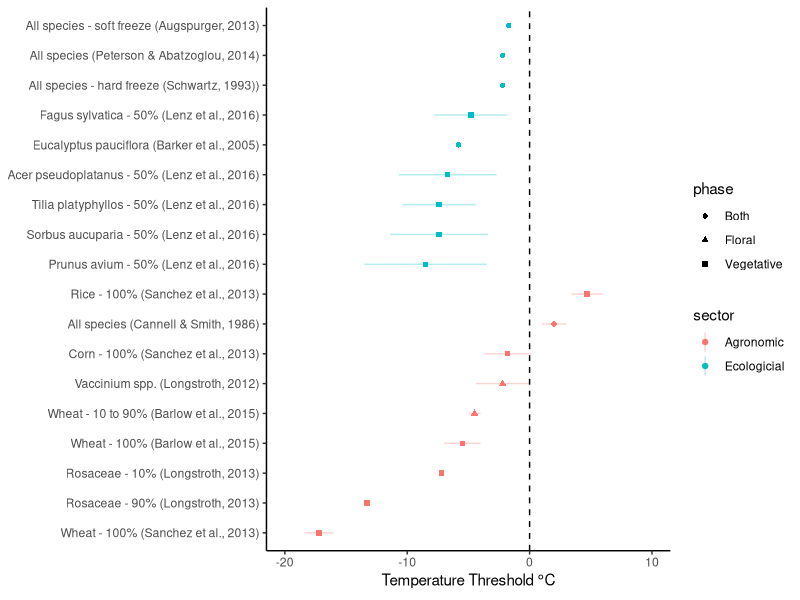

R code for this plot:
## Updating format of Temperature Table

## 30 October 2017
## Attempt to create a timeline chart
# Using John O'Keefe's Data!!

# Clear workspace
rm(list=ls()) # remove everything currently held in the R memory
options(stringsAsFactors=FALSE)
graphics.off()

# Load libraries
library(dplyr)
library(tidyr)
library(ggplot2)

## Let's make the data...
d<- data.frame(study=c("Sorbus aucuparia - 50% (Lenz et al., 2016)", "Prunus avium - 50% (Lenz et al., 2016)", "Tilia platyphyllos - 50% (Lenz et al., 2016)", 
                       "Acer pseudoplatanus - 50% (Lenz et al., 2016)", "Fagus sylvatica - 50% (Lenz et al., 2016)", "All species - hard freeze (Schwartz, 1993))", 
                       "All species - soft freeze (Augspurger, 2013)", "Eucalyptus pauciflora (Barker et al., 2005)", "All species (Peterson & Abatzoglou, 2014)",
                       "All species (Cannell & Smith, 1986)", "Vaccinium spp. (Longstroth, 2012)", "Rosaceae - 10% (Longstroth, 2013)", "Rosaceae - 90% (Longstroth, 2013)",
                       "Wheat - 10 to 90% (Barlow et al., 2015)", "Wheat - 100% (Barlow et al., 2015)", "Rice - 100% (Sanchez et al., 2013)", "Corn - 100% (Sanchez et al., 2013)", "Wheat - 100% (Sanchez et al., 2013)"), 
               phase=c("Vegetative", "Vegetative", "Vegetative", "Vegetative", "Vegetative", "Both", "Both", "Both", "Both", "Both",
                       "Floral", "Vegetative", "Vegetative", "Floral", "Vegetative", "Vegetative", "Vegetative", "Vegetative"),
               sector=c("Ecologicial", "Ecologicial", "Ecologicial", "Ecologicial", "Ecologicial", "Ecologicial",
                        "Ecologicial", "Ecologicial", "Ecologicial", "Agronomic", "Agronomic", "Agronomic", "Agronomic",
                        "Agronomic", "Agronomic", "Agronomic", "Agronomic", "Agronomic"),
               temperature=c(-7.4, -8.5, -7.4, -6.7, -4.8, -2.2, -1.7, -5.8, -2.2, 2, -2.2, -7.2, -13.3, -4.5,
                             -5.5, 4.7, -1.8, -17.2),
               sd=c(4, 5, 3, 4, 3, 0, 0, 0, 0, 1, 2.2, 0, 0, 0.5, 1.5, 1.3, 1.9, 1.2))

d$alph<-ifelse(d$sector=="Agronomic", 1, 2)
d$dataset<-reorder(d$study, d$alph)
d$dataset <- factor(d$dataset, levels = d$dataset[order(d$sector, d$temperature)])
my.xlab = expression(paste("Temperature Threshold ", degree,"C"))
ggplot(d, aes(x=dataset, y=temperature)) + 
         geom_linerange(aes(ymin=temperature-sd, ymax=temperature+sd, color=sector), alpha=0.3) + 
         geom_point(aes(shape=phase, color=sector)) + ylab(my.xlab) + theme(axis.title.y=element_blank()) +
  geom_hline(yintercept=0, linetype=2) + coord_flip() + 
  theme(panel.grid.major = element_blank(), panel.grid.minor = element_blank(), 
        panel.background = element_blank(), axis.line = element_line(colour = "black")) + 
  ylim(c(-20, 10))
